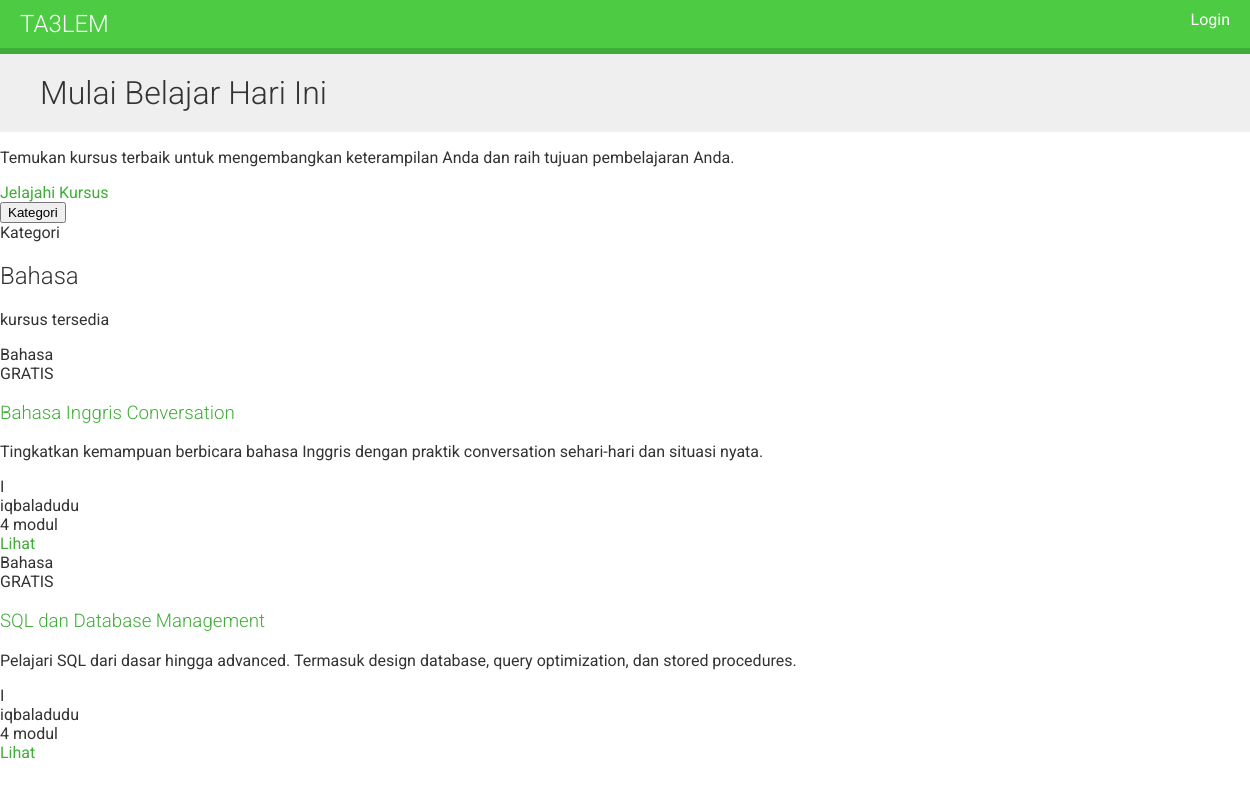
Before: /course/subject/bahasa/ with the older database file.
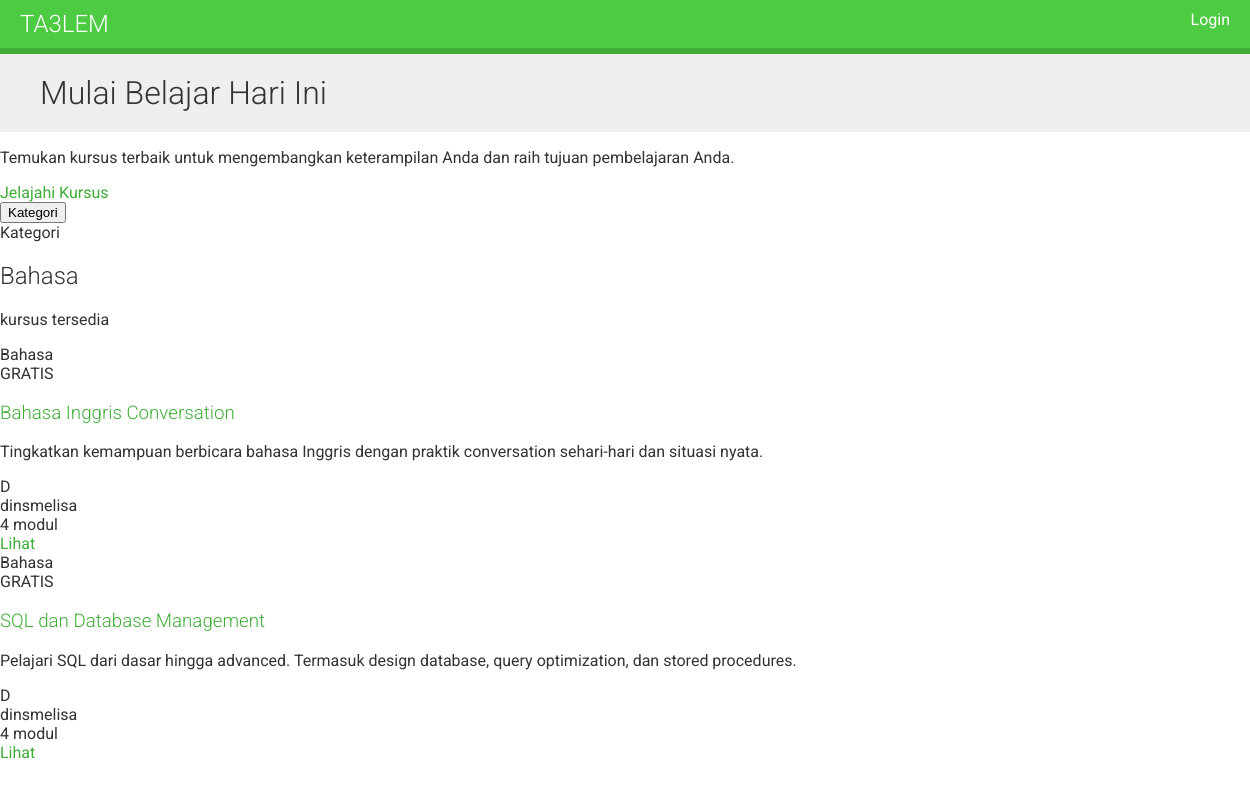
After: the same page with the newer database file.
### courses/models.py (models this page shows, shortened)
class Course(models.Model):
    owner = models.ForeignKey(User, on_delete=models.CASCADE, related_name='courses_created')
    subject = models.ForeignKey(Subject, on_delete=models.CASCADE, related_name='courses')
    title = models.CharField(max_length=200)
    slug = models.SlugField(max_length=200, unique=True)
    overview = models.TextField()
    created = models.DateTimeField(auto_now_add=True)
    students = models.ManyToManyField(User, related_name='courses_joined', blank=True)
    class Meta:
        ordering = ['-created']

class Subject(models.Model):
    title = models.CharField(max_length=100)
    slug = models.SlugField(max_length=100, unique=True)
    class Meta:
        ordering = ['title']

### users/models.py (models this page shows, shortened)
class User(AbstractUser):
    STUDENT = 'student'
    INSTRUCTOR = 'instructor'
    STAFF = 'staff'
    ROLE_CHOICES = [
        (STUDENT, 'Student'),
        (INSTRUCTOR, 'Instructor'),
        (STAFF, 'Staff'),
    ]
    role = models.CharField(
        max_length=20,
        choices=ROLE_CHOICES,
        default=STUDENT,
        help_text='User role in the LMS'
    )
    is_active = models.BooleanField(default=False)
    avatar = models.ImageField(upload_to='avatars/', blank=True, null=True)
    bio = models.TextField(blank=True)
    phone_number = models.CharField(max_length=20, blank=True)
    date_of_birth = models.DateField(blank=True, null=True)
    address = models.TextField(blank=True)
    city = models.CharField(max_length=100, blank=True)
    country = models.CharField(max_length=100, blank=True)
    postal_code = models.CharField(max_length=20, blank=True)
    timezone = models.CharField(max_length=50, default='UTC')
    language = models.CharField(max_length=10, default='en')
    email_notifications = models.BooleanField(default=True)
    created_at = models.DateTimeField(auto_now_add=True)
    updated_at = models.DateTimeField(auto_now=True)
    class Meta:
        permissions = [
            ('view_dashboard', 'Can view dashboard'),
        ]

### courses/views.py (the view)
# urls.py: path('subject/<slug:subject>/', views.CourseListView.as_view(), name='course_list_subject'),
class CourseListView(ListView):
    model = Course
    template_name = 'courses/course/list.html'
    paginate_by = 6  # Show 6 courses per page
    context_object_name = 'courses'
    def get_queryset(self):
        queryset = Course.objects.annotate(total_modules=Count('modules'))
        subject_slug = self.kwargs.get('subject')
        if subject_slug:
            subject = get_object_or_404(Subject, slug=subject_slug)
            queryset = queryset.filter(subject=subject)
        return queryset
    def get_context_data(self, **kwargs):
        context = super().get_context_data(**kwargs)
        subjects = cache.get('all_subjects')
        if not subjects:
            subjects = Subject.objects.annotate(total_courses=Count('courses'))
            cache.set('all_subjects', subjects)
        context['subjects'] = subjects
        subject_slug = self.kwargs.get('subject')
        if subject_slug:
            context['subject'] = get_object_or_404(Subject, slug=subject_slug)
        else:
            context['subject'] = None
        return context

### courses/templates/courses/course/list.html (shortened to what the changed rows need)
{% extends "base.html" %}
{% block content %}
    <div class="relative bg-gradient-to-br from-blue-600 via-purple-600 to-pink-500 text-white py-12 sm:py-16 lg:py-24 overflow-hidden">
        <div class="relative max-w-7xl mx-auto px-4 sm:px-6 lg:px-8">
            <div class="text-center">
                <h1 class="text-3xl sm:text-4xl md:text-5xl lg:text-6xl font-extrabold mb-4 sm:mb-6 leading-tight px-4">
                    Mulai Belajar Hari Ini
                </h1>
            </div>
        </div>
    </div>
    <div class="max-w-7xl mx-auto px-4 sm:px-6 lg:px-8 py-6 sm:py-8 lg:py-12">
        <div class="flex flex-col lg:flex-row gap-6 lg:gap-8">
            <main class="flex-1" id="courses">
                {% if subject %}
                    <div class="mb-6 sm:mb-8">
                        <h2 class="text-2xl sm:text-3xl lg:text-4xl font-extrabold text-gray-900 mb-2">{{ subject.title }}</h2>
                    </div>
                {% endif %}
                {% if courses %}
                    <div class="grid grid-cols-1 sm:grid-cols-2 lg:grid-cols-2 xl:grid-cols-3 gap-4 sm:gap-6 lg:gap-8">
                        {% for course in courses %}
                            <article
                                    class="group bg-white/80 backdrop-blur-sm rounded-2xl shadow-lg hover:shadow-2xl transition-all duration-300 overflow-hidden border border-gray-100 hover:border-blue-200 hover:-translate-y-1">
                                <div class="relative h-40 sm:h-48 bg-gradient-to-br from-blue-500 via-purple-500 to-pink-500 overflow-hidden">
                                    <div class="absolute top-3 sm:top-4 right-3 sm:right-4">
                                        <span class="inline-flex items-center px-2 sm:px-3 py-1 sm:py-1.5 bg-white/95 backdrop-blur-sm text-gray-800 rounded-full text-xs font-bold shadow-lg">
                                            <span class="truncate max-w-[80px] sm:max-w-none">{{ course.subject.title }}</span>
                                        </span>
                                    </div>
                                    <div class="absolute bottom-3 sm:bottom-4 left-3 sm:left-4">
                                        <span class="inline-flex items-center px-2 sm:px-3 py-1 sm:py-1.5 bg-green-500 text-white rounded-full text-xs font-bold shadow-lg">
                                            GRATIS
                                        </span>
                                    </div>
                                </div>
                                <div class="p-4 sm:p-5 lg:p-6">
                                    <h3 class="text-base sm:text-lg lg:text-xl font-bold text-gray-900 mb-2 sm:mb-3 group-hover:text-blue-600 transition-colors duration-200 line-clamp-2 leading-tight">
                                        <a href="{% url 'course_detail' course.slug %}">{{ course.title }}</a>
                                    </h3>
                                    <p class="text-gray-600 text-xs sm:text-sm mb-3 sm:mb-4 line-clamp-2 leading-relaxed">{{ course.overview|truncatewords:20 }}</p>
                                    <div class="flex items-center text-xs sm:text-sm text-gray-500 mb-4 sm:mb-5 pb-4 sm:pb-5 border-b border-gray-100">
                                        <div class="w-7 h-7 sm:w-8 sm:h-8 bg-gradient-to-br from-blue-500 to-purple-500 rounded-full flex items-center justify-center text-white font-bold text-xs mr-2">
                                            {{ course.owner.username.0|upper }}
                                        </div>
                                        <span class="font-medium truncate">{{ course.owner.username }}</span>
                                    </div>
                                    <div class="flex items-center justify-between flex-wrap gap-3">
                                        <div class="flex items-center text-xs sm:text-sm font-semibold text-gray-700">
                                            <span>{{ course.total_modules }} modul</span>
                                        </div>
                                        <a href="{% url 'course_detail' course.slug %}"
                                           class="inline-flex items-center px-4 sm:px-5 py-2 sm:py-2.5 bg-gradient-to-r from-blue-600 to-purple-600 text-white text-xs sm:text-sm font-bold rounded-xl hover:from-blue-700 hover:to-purple-700 shadow-lg hover:shadow-xl transition-all duration-200 hover:scale-105">
                                            Lihat
                                        </a>
                                    </div>
                                </div>
                            </article>
                        {% endfor %}
                    </div>
                {% endif %}
            </main>
        </div>
    </div>
{% endblock %}

Changed rows visible on the page:
changed Course "Bahasa Inggris Conversation": owner.username.0 "I" → "D"; owner.username "iqbaladudu" → "dinsmelisa"
changed Course "SQL dan Database Management": owner.username.0 "I" → "D"; owner.username "iqbaladudu" → "dinsmelisa"
